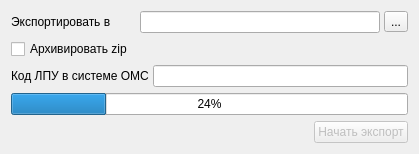
<?xml version="1.0" encoding="UTF-8"?>
<ui version="4.0">
 <class>ExportTariff_Wizard_2</class>
 <widget class="QDialog" name="ExportTariff_Wizard_2">
  <property name="geometry">
   <rect>
    <x>0</x>
    <y>0</y>
    <width>415</width>
    <height>153</height>
   </rect>
  </property>
  <property name="windowTitle">
   <string>Выбор файла и процесс</string>
  </property>
  <layout class="QGridLayout" name="gridLayout">
   <item row="1" column="0" colspan="2">
    <widget class="QCheckBox" name="checkRAR">
     <property name="text">
      <string>Архивировать zip</string>
     </property>
     <property name="checkable">
      <bool>true</bool>
     </property>
    </widget>
   </item>
   <item row="0" column="0" colspan="2">
    <layout class="QHBoxLayout" name="horizontalLayout">
     <property name="spacing">
      <number>4</number>
     </property>
     <item>
      <widget class="QLabel" name="lblFileName">
       <property name="sizePolicy">
        <sizepolicy hsizetype="Maximum" vsizetype="Preferred">
         <horstretch>0</horstretch>
         <verstretch>0</verstretch>
        </sizepolicy>
       </property>
       <property name="minimumSize">
        <size>
         <width>125</width>
         <height>0</height>
        </size>
       </property>
       <property name="text">
        <string>Экспортировать в</string>
       </property>
       <property name="buddy">
        <cstring>edtFileName</cstring>
       </property>
      </widget>
     </item>
     <item>
      <widget class="QLineEdit" name="edtFileName"/>
     </item>
     <item>
      <widget class="QToolButton" name="btnSelectFile">
       <property name="text">
        <string>...</string>
       </property>
      </widget>
     </item>
    </layout>
   </item>
   <item row="8" column="0">
    <spacer>
     <property name="orientation">
      <enum>Qt::Horizontal</enum>
     </property>
     <property name="sizeHint" stdset="0">
      <size>
       <width>278</width>
       <height>20</height>
      </size>
     </property>
    </spacer>
   </item>
   <item row="2" column="0" colspan="2">
    <layout class="QHBoxLayout" name="horizontalLayout_2" stretch="0,0">
     <property name="spacing">
      <number>4</number>
     </property>
     <item>
      <widget class="QLabel" name="lblOms">
       <property name="minimumSize">
        <size>
         <width>125</width>
         <height>0</height>
        </size>
       </property>
       <property name="text">
        <string>Код ЛПУ в системе ОМС</string>
       </property>
       <property name="buddy">
        <cstring>edtOms</cstring>
       </property>
      </widget>
     </item>
     <item>
      <widget class="QLineEdit" name="edtOms">
       <property name="inputMask">
        <string>99999; </string>
       </property>
       <property name="echoMode">
        <enum>QLineEdit::Normal</enum>
       </property>
      </widget>
     </item>
    </layout>
   </item>
   <item row="8" column="1">
    <widget class="QPushButton" name="btnExport">
     <property name="enabled">
      <bool>false</bool>
     </property>
     <property name="sizePolicy">
      <sizepolicy hsizetype="Maximum" vsizetype="Fixed">
       <horstretch>0</horstretch>
       <verstretch>0</verstretch>
      </sizepolicy>
     </property>
     <property name="text">
      <string>Начать экспорт</string>
     </property>
    </widget>
   </item>
   <item row="5" column="0" colspan="2">
    <spacer name="spacer">
     <property name="orientation">
      <enum>Qt::Vertical</enum>
     </property>
     <property name="sizeHint" stdset="0">
      <size>
       <width>397</width>
       <height>79</height>
      </size>
     </property>
    </spacer>
   </item>
   <item row="3" column="0" colspan="2">
    <widget class="CProgressBar" name="progressBar">
     <property name="sizePolicy">
      <sizepolicy hsizetype="Minimum" vsizetype="Fixed">
       <horstretch>0</horstretch>
       <verstretch>0</verstretch>
      </sizepolicy>
     </property>
     <property name="value">
      <number>24</number>
     </property>
     <property name="orientation">
      <enum>Qt::Horizontal</enum>
     </property>
    </widget>
   </item>
  </layout>
 </widget>
 <customwidgets>
  <customwidget>
   <class>CProgressBar</class>
   <extends>QProgressBar</extends>
   <header>library/ProgressBar.h</header>
  </customwidget>
 </customwidgets>
 <tabstops>
  <tabstop>edtFileName</tabstop>
  <tabstop>btnSelectFile</tabstop>
  <tabstop>checkRAR</tabstop>
  <tabstop>edtOms</tabstop>
 </tabstops>
 <resources/>
 <connections/>
</ui>
